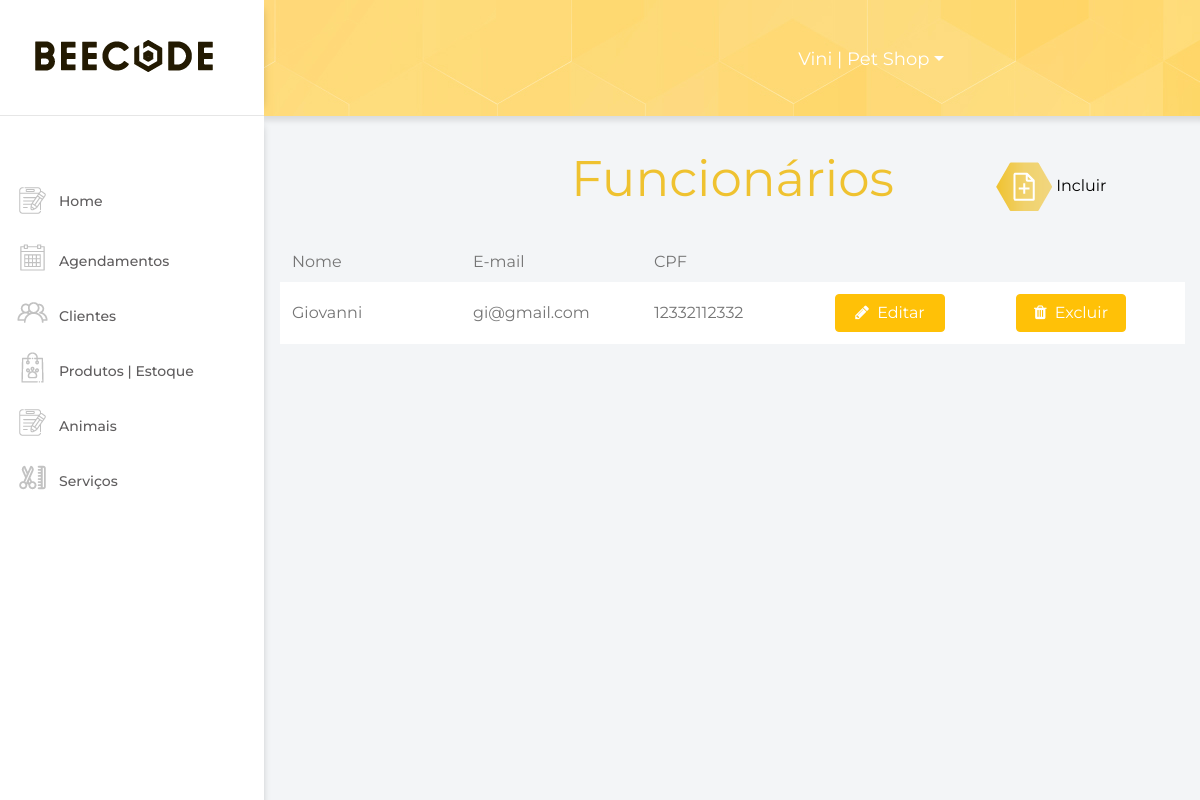
Screenshot of /funcionarios (signed in) with the database file from the repository.
### accounts/models.py (models this page shows, shortened)
class User(AbstractUser):
    SEXO_CHOICES = (
        ("F", "Feminino"),
        ("M", "Masculino"),
        ("N", "Nenhuma das opções"),
    )
    USER_TYPE = (
        ("C", "Cliente"),
        ("F", "Funcionário"),
    )
    phone = models.IntegerField("Telefone", default=0)
    birth_date = models.DateTimeField("Data de Nascimento", auto_now_add=False, blank=True, null=True, default=timezone.now)
    job_rule = models.CharField("Cargo", max_length=8, null=False, blank=True)
    sex = models.CharField("Sexo", max_length=1, choices=SEXO_CHOICES)
    user_type = models.CharField("Tipo de Usuário", max_length=1, choices=USER_TYPE, default="C")
    cpf = models.CharField("CPF", max_length=11, null=False, blank=False)
    zipcode = models.IntegerField('CEP', default=0, null=True, blank=True)
    street = models.CharField('Rua', max_length=100, null=True, blank=True)
    number = models.IntegerField('Número', default=0, null=True, blank=True)
    complement = models.CharField('Complemento', max_length=100, null=False, blank=True)
    district = models.CharField('Bairro', max_length=30, null=True, blank=True)
    city = models.CharField('Cidade', max_length=30, null=True, blank=True)
    state = models.CharField('Estado', max_length=2, null=True, blank=True)
    created_at = models.DateTimeField("Data de Criação", auto_now_add=True)
    updated_at = models.DateTimeField("Data de Alteração", auto_now=True)
    class Meta:
        verbose_name = "Usuário"
        verbose_name_plural = "Usuários"

### accounts/views.py (the view)
# urls.py: path('funcionarios', employees, name="employees"),
@login_required
def employees(request):
    employees = User.objects.filter(user_type="F").exclude(is_superuser=True)
    return render(request, "employees/employees.html", context={ "employees": employees })

### accounts/templates/employees/employees.html (shortened to what this page needs)
{% extends "base.html" %}
{% load crispy_forms_tags %}
{% load static %}
{% block content %}
<div class="home">
    <div class="d-flex justify-content-center p-2">
        <h1>Funcionários</h1>
    </div>
    <div class="container">
        {% if employees %}
        <table class="table table-stripped text-black">
            <thead>
                <tr>
                    <td width="20%">Nome</td>
                    <td width="20%">E-mail</td>
                    <td width="20%">CPF</td>
                    <td width="20%"></td>
                    <td width="20%"></td>
                </tr>
            </thead>
            <tbody>
                {% for employee in employees %}
                <tr>
                    <td>{{ employee.first_name }}</td>
                    <td>{{ employee.email }}</td>
                    <td>{{ employee.cpf }}</td>
                    <td>
                        <a href="{% url 'accounts:employee_update' employee.pk %}" class="btn btn-warning">
                            <i class="fa fa-pencil" aria-hidden="true">
                                <span>&nbsp;Editar</span>
                            </i>
                        </a>
                    </td>
                    <td>
                        <a href="{% url 'accounts:employee_delete' employee.pk %}" class="btn btn-warning">
                            <i class="fa fa-trash" aria-hidden="true">
                                <span>&nbsp;Excluir</span>
                            </i>
                        </a>
                    </td>
                </tr>
                {% endfor %}
            </tbody>
        </table>
        {% else %}
        <div class="container" style="text-align: center">
            <h1 class="naoTem">Não tem nenhum funcionário cadastrado!</h1>
        </div>
        {% endif %}
        <a class="btn-incluir" href="{% url 'accounts:employee_create' %}"><img
                src="{% static 'img/icon-incluir.png' %}" alt="Incluir">
            <span>&nbsp;Incluir</span></a>
    </div>
</div>
{% endblock %}

### core/templates/navbar.html (shortened to what this page needs)
{% load sass_tags %} {% load static %} {% block navbar %}
<div class="nav">
  <div class="logo">
    <a class="navbar-brand" href="{% url 'index' %}">
      <img class="user" src="{% static 'img/logo.png' %}" />
    </a>
  </div>
  <div class="config">
    <ul class="nav nav-tabs">
      <li class="nav-item dropdown">
        {% if user.is_authenticated %}
        <a class="nav-link dropdown-toggle" data-toggle="dropdown" href="#" role="button" aria-haspopup="true"
          aria-expanded="false">{{ user.username }} | Pet Shop</a>
    {% endif %}
  </div>
</div>
<div class="nav-vertical">
  <ul class="nav flex-column">
    <li class="nav-item">
      <a class="nav-link homeNav" href="{% url 'index' %}">
        <img class="img-cadastro" src="{% static 'img/cadastro.png' %}" alt="home" />
        <span>Home</span>
      </a>
    </li>
    {% if user.is_authenticated %}
    <li class="nav-item">
      <a class="nav-link navAgendamento" href="{% url 'schedules:schedules' %}">
        <img class="img-cadastro" src="{% static 'img/agendamento.png' %}" alt="schedules" />
        Agendamentos
      </a>
    </li>
    <li class="nav-item">
      <a class="nav-link navClientes" href="{% url 'accounts:clients' %}">
        <img class="img-cadastro" src="{% static 'img/funcionarios.png' %}" alt="clients" />
        Clientes
      </a>
    </li>
    <li class="nav-item">
      <a class="nav-link navProdutos" href="{% url 'products:products' %}">
        <img class="img-cadastro" src="{% static 'img/estoque.png' %}" alt="products" />
        Produtos | Estoque
      </a>
    </li>
    <li class="nav-item">
      <a class="nav-link navAnimais" href="{% url 'pets:pets' %}">
        <img class="img-cadastro" src="{% static 'img/cadastro.png' %}" alt="pets" />
        Animais
      </a>
    </li>
    <li class="nav-item">
      <a class="nav-link navServicos" href="{% url 'services:services' %}">
        <img class="img-cadastro" src="{% static 'img/servicos.png' %}" alt="services" />
        Serviços
      </a>
    </li>
     {% endif %}
  </ul>
</div>
{% endblock %}

### core/static/css/main.css (style rules this page uses)
*:not(.fa) { font-family: "Montserrat", sans-serif !important; }
body { background-color: #f3f5f7; overflow-x: hidden; }
.container { width: 100%; max-width: 1024px; margin: 0 auto; }
.home { position: relative; width: 100%; margin: 0 0 0 auto; max-width: calc(100% - 265px); }
.nav { -webkit-box-align: center; -ms-flex-align: center; align-items: center; background: url("../img/bg-login.jpg"); position: relative; -webkit-box-shadow: 10px 10px 5px -5px rgba(0, 0, 0, 0.1); box-shadow: 10px 10px 5px -5px rgba(0, 0, 0, 0.1); padding-left: 0 !important; }
.nav .logo { background-color: #fff; padding: 35px; -webkit-box-shadow: 8px 0px 8px -10px rgba(0, 0, 0, 0.25); box-shadow: 8px 0px 8px -10px rgba(0, 0, 0, 0.25); border-bottom: 1px solid #e6e6e6; }
.nav .config { position: absolute; right: 240px; }
.nav .nav-tabs { border: none; background: transparent; -webkit-box-shadow: none; box-shadow: none; }
.nav .nav-tabs .nav-link { border: none; font-size: 18px; font-family: "Montserrat", sans-serif; font-weight: 400; color: #fff; }
.nav-item span { margin: 10px 0px !important; position: absolute; }
.nav-vertical { position: fixed; height: 100vh; background: #fff; width: 264px; -webkit-box-shadow: 8px 0px 8px -10px rgba(0, 0, 0, 0.25); box-shadow: 8px 0px 8px -10px rgba(0, 0, 0, 0.25); }
.nav-vertical .nav { -webkit-box-align: baseline; -ms-flex-align: baseline; align-items: baseline; background: #fff; -webkit-box-shadow: none; box-shadow: none; margin-top: 60px; padding-left: 20px; }
.nav-vertical .nav-item { width: 100%; }
.nav-vertical .nav-item .nav-link { font-size: 14px; font-family: "Montserrat", sans-serif; font-weight: 500; color: #5f5d5e; }
.nav-link:not(.homeNav) { align-items: center !important; display: flex !important; flex-direction: row !important; flex-wrap: wrap !important; }
.nav-vertical .nav-item .nav-link .img-cadastro { padding-right: 10px; padding-bottom: 6px; }
.fa { color: #fff !important; }
.btn-warning { width: 110px; color: #fff !important; }
.btn-incluir { align-items: center; display: flex; flex-direction: row; flex-wrap: wrap; color: #000; position: absolute; top: 20%; right: 10%; }
.table td,.table th { border: none; vertical-align: middle !important; }
thead, tbody { color: #757575; }
tbody { background: #fff; }
h1 { color: #efc230 !important; font-size: 50px !important; padding: 30px 0px !important; }
.img-cadastro { filter: grayscale(1); }

### rows the page displays
User: username "Vini"
User: first_name "Giovanni", email "gi@gmail.com", cpf "12332112332"
